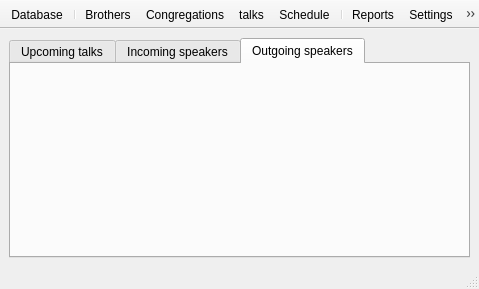
<?xml version="1.0" encoding="UTF-8"?>
<ui version="4.0">
 <class>MainWindow</class>
 <widget class="QMainWindow" name="MainWindow">
  <property name="geometry">
   <rect>
    <x>0</x>
    <y>0</y>
    <width>479</width>
    <height>289</height>
   </rect>
  </property>
  <property name="windowTitle">
   <string>tcHelper</string>
  </property>
  <widget class="QWidget" name="centralwidget">
   <layout class="QVBoxLayout" name="verticalLayout">
    <item>
     <widget class="QTabWidget" name="tabWidget">
      <property name="currentIndex">
       <number>2</number>
      </property>
      <widget class="QWidget" name="tab">
       <attribute name="title">
        <string>Upcoming talks</string>
       </attribute>
       <layout class="QGridLayout" name="gridLayout">
        <item row="0" column="0">
         <widget class="QTableWidget" name="table_upcoming_talks"/>
        </item>
       </layout>
      </widget>
      <widget class="QWidget" name="tab_2">
       <attribute name="title">
        <string>Incoming speakers</string>
       </attribute>
      </widget>
      <widget class="QWidget" name="tab_3">
       <attribute name="title">
        <string>Outgoing speakers</string>
       </attribute>
      </widget>
     </widget>
    </item>
   </layout>
  </widget>
  <widget class="QStatusBar" name="statusbar"/>
  <widget class="QToolBar" name="toolBar">
   <property name="sizeIncrement">
    <size>
     <width>0</width>
     <height>0</height>
    </size>
   </property>
   <property name="windowTitle">
    <string>toolBar</string>
   </property>
   <property name="layoutDirection">
    <enum>Qt::LeftToRight</enum>
   </property>
   <property name="autoFillBackground">
    <bool>false</bool>
   </property>
   <property name="movable">
    <bool>false</bool>
   </property>
   <property name="iconSize">
    <size>
     <width>43</width>
     <height>43</height>
    </size>
   </property>
   <property name="floatable">
    <bool>true</bool>
   </property>
   <attribute name="toolBarArea">
    <enum>TopToolBarArea</enum>
   </attribute>
   <attribute name="toolBarBreak">
    <bool>false</bool>
   </attribute>
   <addaction name="actionDatabase"/>
   <addaction name="separator"/>
   <addaction name="actionBrothers"/>
   <addaction name="actionCongregation"/>
   <addaction name="actionTalks"/>
   <addaction name="actionSchedule"/>
   <addaction name="separator"/>
   <addaction name="actionReports"/>
   <addaction name="actionSettings"/>
   <addaction name="separator"/>
   <addaction name="actionExit"/>
  </widget>
  <action name="actionDatabase">
   <property name="icon">
    <iconset resource="resource/icons.qrc">
     <normaloff>:/MainWindow/database.png</normaloff>:/MainWindow/database.png</iconset>
   </property>
   <property name="text">
    <string>Database</string>
   </property>
   <property name="toolTip">
    <string>Tools relating to the database.</string>
   </property>
  </action>
  <action name="actionBrothers">
   <property name="icon">
    <iconset resource="resource/icons.qrc">
     <normaloff>:/MainWindow/system-users.png</normaloff>:/MainWindow/system-users.png</iconset>
   </property>
   <property name="text">
    <string>Brothers</string>
   </property>
   <property name="toolTip">
    <string>List of brothers to use.</string>
   </property>
  </action>
  <action name="actionReports">
   <property name="icon">
    <iconset resource="resource/icons.qrc">
     <normaloff>:/MainWindow/x-office-presentation.png</normaloff>:/MainWindow/x-office-presentation.png</iconset>
   </property>
   <property name="text">
    <string>Reports</string>
   </property>
   <property name="toolTip">
    <string>Produce reports.</string>
   </property>
  </action>
  <action name="actionSettings">
   <property name="icon">
    <iconset resource="resource/icons.qrc">
     <normaloff>:/MainWindow/preferences-system.png</normaloff>:/MainWindow/preferences-system.png</iconset>
   </property>
   <property name="text">
    <string>Settings</string>
   </property>
   <property name="toolTip">
    <string>Settings for pyTalkManager.</string>
   </property>
  </action>
  <action name="actionCongregation">
   <property name="icon">
    <iconset resource="resource/icons.qrc">
     <normaloff>:/MainWindow/go-home.png</normaloff>:/MainWindow/go-home.png</iconset>
   </property>
   <property name="text">
    <string>Congregations</string>
   </property>
   <property name="toolTip">
    <string>List of congregations</string>
   </property>
  </action>
  <action name="actionExit">
   <property name="icon">
    <iconset resource="resource/icons.qrc">
     <normaloff>:/MainWindow/system-log-out.png</normaloff>:/MainWindow/system-log-out.png</iconset>
   </property>
   <property name="text">
    <string>Exit</string>
   </property>
  </action>
  <action name="actionSchedule">
   <property name="icon">
    <iconset resource="resource/icons.qrc">
     <normaloff>:/MainWindow/schedule.png</normaloff>:/MainWindow/schedule.png</iconset>
   </property>
   <property name="text">
    <string>Schedule</string>
   </property>
   <property name="toolTip">
    <string>Set schedule</string>
   </property>
  </action>
  <action name="actionTalks">
   <property name="icon">
    <iconset resource="resource/icons.qrc">
     <normaloff>:/MainWindow/text-x-generic.png</normaloff>:/MainWindow/text-x-generic.png</iconset>
   </property>
   <property name="text">
    <string>talks</string>
   </property>
   <property name="toolTip">
    <string>List of talk outlines</string>
   </property>
  </action>
 </widget>
 <resources>
  <include location="resource/icons.qrc"/>
 </resources>
 <connections>
  <connection>
   <sender>actionExit</sender>
   <signal>activated()</signal>
   <receiver>MainWindow</receiver>
   <slot>close()</slot>
   <hints>
    <hint type="sourcelabel">
     <x>-1</x>
     <y>-1</y>
    </hint>
    <hint type="destinationlabel">
     <x>188</x>
     <y>144</y>
    </hint>
   </hints>
  </connection>
 </connections>
</ui>
